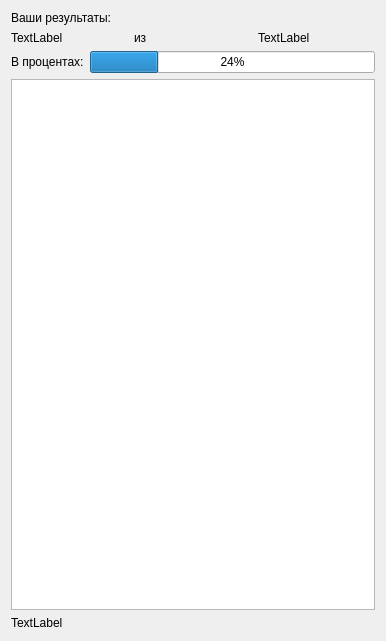
<?xml version="1.0" encoding="UTF-8"?>
<ui version="4.0">
 <class>DialogResults</class>
 <widget class="QDialog" name="DialogResults">
  <property name="geometry">
   <rect>
    <x>0</x>
    <y>0</y>
    <width>386</width>
    <height>641</height>
   </rect>
  </property>
  <property name="windowTitle">
   <string>Dialog</string>
  </property>
  <layout class="QGridLayout" name="gridLayout">
   <item row="0" column="0">
    <widget class="QLabel" name="label">
     <property name="text">
      <string>Ваши результаты:</string>
     </property>
    </widget>
   </item>
   <item row="4" column="0">
    <widget class="QLabel" name="commentLine">
     <property name="text">
      <string>TextLabel</string>
     </property>
    </widget>
   </item>
   <item row="1" column="0">
    <layout class="QHBoxLayout" name="horizontalLayout">
     <item>
      <widget class="QLabel" name="userResult">
       <property name="text">
        <string>TextLabel</string>
       </property>
      </widget>
     </item>
     <item>
      <widget class="QLabel" name="label_3">
       <property name="text">
        <string>из</string>
       </property>
      </widget>
     </item>
     <item>
      <widget class="QLabel" name="maxResult">
       <property name="text">
        <string>TextLabel</string>
       </property>
      </widget>
     </item>
    </layout>
   </item>
   <item row="2" column="0">
    <layout class="QHBoxLayout" name="horizontalLayout_2">
     <item>
      <widget class="QLabel" name="label_5">
       <property name="text">
        <string>В процентах:</string>
       </property>
      </widget>
     </item>
     <item>
      <widget class="QProgressBar" name="progressBar">
       <property name="value">
        <number>24</number>
       </property>
      </widget>
     </item>
    </layout>
   </item>
   <item row="3" column="0">
    <widget class="QTableView" name="tableView"/>
   </item>
  </layout>
 </widget>
 <resources/>
 <connections/>
</ui>
